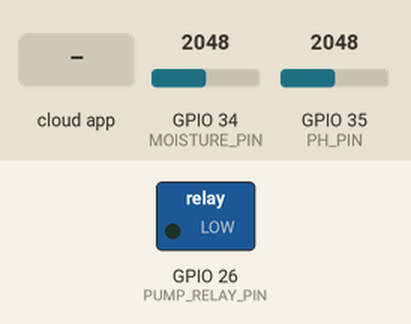
A sketch run on a simulated ESP32. Shown: switched loads named in the sketch (green lamp = pin HIGH). The test bench sets the inputs (shaded band); at power-on: GPIO 34 (MOISTURE_PIN) = 2048, GPIO 35 (PH_PIN) = 2048. WiFi joins after 1.5 s; servers stay silent unless stated; the Firebase database answers and starts empty; not simulated (calls return 0 or success): secrets.h; what the sketch prints to the serial monitor is not drawn.

Above: at 2.7 s.
2.8 s: the phone or cloud app sets command to ON
At 4.5 s:
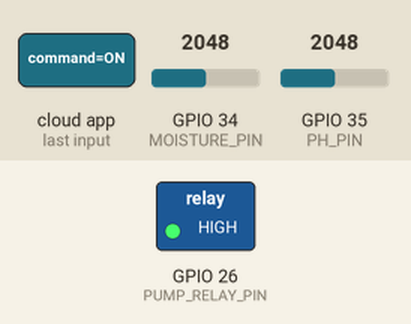
5.2 s: the phone or cloud app sets command to AUTO
At 7.0 s:
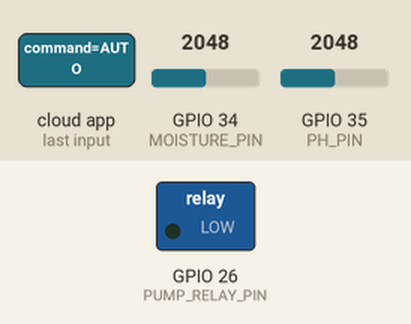
Timing chart, 0 to 8.5 s (numbered marks = the images above; inputs shaded):
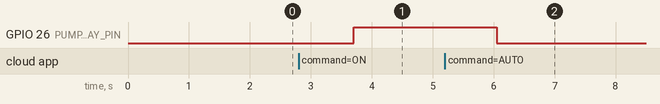

The sketch:

smart_irrigation.ino
```cpp
#include <WiFi.h>
#include <Firebase_ESP_Client.h>
#include "addons/TokenHelper.h"
#include "addons/RTDBHelper.h"
#include "secrets.h"

#define MOISTURE_PIN 34
#define PH_PIN 35
#define PUMP_RELAY_PIN 26

#define MOISTURE_LOW_THRESHOLD 30
#define SENSOR_READ_INTERVAL_MS 5000

FirebaseData fbdo;
FirebaseAuth auth;
FirebaseConfig config;

unsigned long lastSensorRead = 0;

void connectWifi() {
  WiFi.begin(WIFI_SSID, WIFI_PASSWORD);
  Serial.print("Connecting to WiFi");
  while (WiFi.status() != WL_CONNECTED) {
    delay(300);
    Serial.print(".");
  }
  Serial.println();
  Serial.print("Connected, IP: ");
  Serial.println(WiFi.localIP());
}

void connectFirebase() {
  config.api_key = FIREBASE_API_KEY;
  config.database_url = FIREBASE_DATABASE_URL;
  Firebase.signUp(&config, &auth, "", "");
  config.token_status_callback = tokenStatusCallback;
  Firebase.begin(&config, &auth);
  Firebase.reconnectWiFi(true);
}

int readMoisturePercent() {
  int raw = analogRead(MOISTURE_PIN);
  return constrain(map(raw, 4095, 0, 0, 100), 0, 100);
}

float readPh() {
  int raw = analogRead(PH_PIN);
  float voltage = raw * (3.3 / 4095.0);
  return 7.0 + ((2.5 - voltage) / 0.18);
}

void setPump(bool on) {
  digitalWrite(PUMP_RELAY_PIN, on ? HIGH : LOW);
  Firebase.RTDB.setString(&fbdo, "pump/status", on ? "ON" : "OFF");
}

void publishSensorReadings() {
  int moisture = readMoisturePercent();
  float ph = readPh();

  Firebase.RTDB.setInt(&fbdo, "moisture", moisture);
  Firebase.RTDB.setFloat(&fbdo, "ph", ph);
  Firebase.RTDB.setString(&fbdo, "tank", moisture > 0 ? "OK" : "LOW");
}

void applyMode() {
  if (!Firebase.RTDB.getString(&fbdo, "mode")) return;
  String mode = fbdo.stringData();

  if (mode == "AUTO") {
    bool shouldRun = readMoisturePercent() < MOISTURE_LOW_THRESHOLD;
    setPump(shouldRun);
    return;
  }

  if (!Firebase.RTDB.getString(&fbdo, "pump/command")) return;
  setPump(fbdo.stringData() == "ON");
}

void setup() {
  Serial.begin(115200);
  pinMode(PUMP_RELAY_PIN, OUTPUT);

  connectWifi();
  connectFirebase();
}

void loop() {
  if (millis() - lastSensorRead > SENSOR_READ_INTERVAL_MS) {
    lastSensorRead = millis();
    publishSensorReadings();
  }

  applyMode();
  delay(500);
}
```

Measured:
- after the input at 2.8 s, GPIO 26 (PUMP_RELAY_PIN): LOW → HIGH after 0.90 s
- after the input at 5.2 s, GPIO 26 (PUMP_RELAY_PIN): HIGH → LOW after 0.85 s
